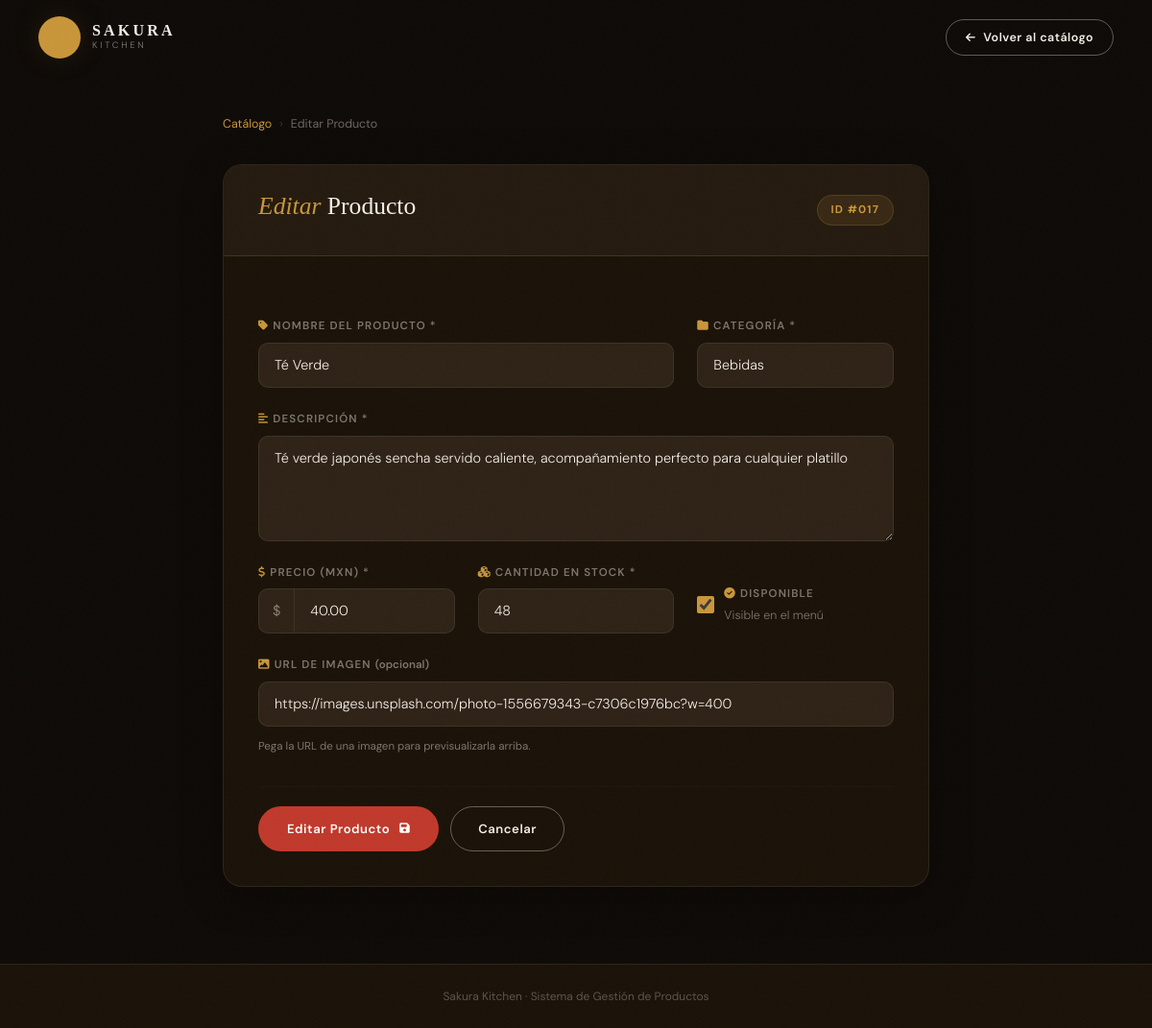
The app's page /producto/17/editar with its own data.
### tables this page shows
CREATE TABLE productos (
            id INTEGER PRIMARY KEY AUTOINCREMENT,
            nombre TEXT NOT NULL,
            descripcion TEXT NOT NULL,
            categoria TEXT NOT NULL,
            precio REAL NOT NULL,
            cantidad INTEGER NOT NULL,
            imagen_url TEXT,
            disponible INTEGER DEFAULT 1,
            fecha_creacion TIMESTAMP DEFAULT CURRENT_TIMESTAMP
        );

### app.py (the view, shortened to what this page needs)
@app.route('/producto/<int:id>/editar', methods=['GET', 'POST'])
def editar_producto(id):
    conn = get_db()
    producto = conn.execute('SELECT * FROM productos WHERE id = ?', (id,)).fetchone()
    if not producto:
        flash('Producto no encontrado.', 'danger')
        return redirect(url_for('index'))
    conn.close()
    return render_template('form_producto.html', producto=producto, accion='Editar')

### app.py (called while the page is built)
def get_db():
    conn = sqlite3.connect(DATABASE)
    conn.row_factory = sqlite3.Row
    return conn

### templates/form_producto.html (shortened to what this page needs)
<!DOCTYPE html>
<html lang="es">
<head>
    <link href="https://cdn.jsdelivr.net/npm/bootstrap@5.3.0/dist/css/bootstrap.min.css" rel="stylesheet">
    <link href="https://cdnjs.cloudflare.com/ajax/libs/font-awesome/6.4.0/css/all.min.css" rel="stylesheet">
    <link rel="stylesheet" href="{{ url_for('static', filename='css/style.css') }}">
</head>
<body>
<nav class="sk-nav scrolled" id="skNav">
    <div class="sk-nav-inner">
        <a href="{{ url_for('index') }}" class="sk-logo">
            <div class="logo-wrap" style="width:44px;height:44px;background:var(--gold);border-radius:50%;display:flex;align-items:center;justify-content:center;">
                <span class="sk-logo-kanji">桜</span>
            </div>
            <div class="sk-logo-text">
                <span class="sk-logo-main">SAKURA</span>
                <span class="sk-logo-sub">KITCHEN</span>
            </div>
        </a>
        <div class="sk-nav-actions">
            <a href="{{ url_for('index') }}" class="sk-btn-ghost" style="padding:9px 20px;font-size:0.78rem">
                <i class="fas fa-arrow-left me-2" style="font-size:0.7rem"></i>Volver al catálogo
            </a>
        </div>
    </div>
</nav>
<main class="sk-form-page">
    <div class="container">
        <div class="row justify-content-center">
            <div class="col-xl-8 col-lg-9">
                <div class="sk-breadcrumb-bar">
                    <a href="{{ url_for('index') }}">Catálogo</a>
                    <span>›</span>
                    <span style="color:var(--paper)">{{ accion }} Producto</span>
                </div>
                <div class="sk-form-card">
                    <div class="sk-form-card-header">
                        <h3>
                            <em>{{ accion }}</em> Producto
                        </h3>
                        {% if producto %}
                        <span class="sk-id-badge">ID #{{ '%03d' % producto['id'] }}</span>
                        {% endif %}
                    </div>
                    <div class="sk-form-card-body">
                        <form method="POST" id="productForm" novalidate>
                            <div class="row g-4">
                                <div class="col-md-8">
                                    <div class="sk-field">
                                        <label><i class="fas fa-tag me-1" style="color:var(--gold)"></i>Nombre del producto *</label>
                                        <input type="text" name="nombre"
                                               placeholder="Ej: Sushi Salmón Premium"
                                               value="{{ producto['nombre'] if producto else '' }}" required>
                                    </div>
                                </div>
                                <div class="col-md-4">
                                    <div class="sk-field">
                                        <label><i class="fas fa-folder me-1" style="color:var(--gold)"></i>Categoría *</label>
                                        <input type="text" name="categoria"
                                               list="cats"
                                               placeholder="Sushi, Ramen..."
                                               value="{{ producto['categoria'] if producto else '' }}" required>
                                    </div>
                                </div>
                                <div class="col-12">
                                    <div class="sk-field">
                                        <label><i class="fas fa-align-left me-1" style="color:var(--gold)"></i>Descripción *</label>
                                        <textarea name="descripcion" rows="3"
                                                  placeholder="Descripción detallada del platillo..." required>{{ producto['descripcion'] if producto else '' }}</textarea>
                                    </div>
                                </div>
                                <div class="col-md-4">
                                    <div class="sk-field">
                                        <label><i class="fas fa-dollar-sign me-1" style="color:var(--gold)"></i>Precio (MXN) *</label>
                                        <div style="display:flex">
                                            <span style="background:var(--ink-4);border:1px solid var(--border-2);border-right:none;border-radius:10px 0 0 10px;padding:12px 14px;color:var(--muted);font-size:0.9rem">$</span>
                                            <input type="number" name="precio"
                                                   style="border-radius:0 10px 10px 0"
                                                   step="0.01" min="0" placeholder="0.00"
                                                   value="{{ '%.2f' % producto['precio'] if producto else '' }}" required>
                                        </div>
                                    </div>
                                </div>
                                <div class="col-md-4">
                                    <div class="sk-field">
                                        <label><i class="fas fa-cubes me-1" style="color:var(--gold)"></i>Cantidad en stock *</label>
                                        <input type="number" name="cantidad"
                                               min="0" placeholder="0"
                                               value="{{ producto['cantidad'] if producto else '' }}" required>
                                    </div>
                                </div>
                                <div class="col-md-4 d-flex align-items-end">
                                    <label class="sk-toggle-wrap">
                                        <input type="checkbox" name="disponible"
                                               {% if not producto or producto['disponible'] %}checked{% endif %}>
                                        <span class="sk-field" style="gap:4px">
                                            <span style="font-size:0.72rem;font-weight:600;letter-spacing:0.1em;text-transform:uppercase;color:var(--muted)">
                                                <i class="fas fa-check-circle me-1" style="color:var(--gold)"></i>Disponible
                                            </span>
                                            <span style="font-size:0.78rem;color:var(--muted);font-weight:300">Visible en el menú</span>
                                        </span>
                                    </label>
                                </div>
                                <div class="col-12">
                                    <div class="sk-field">
                                        <label><i class="fas fa-image me-1" style="color:var(--gold)"></i>URL de imagen <span style="color:var(--muted);text-transform:none;letter-spacing:0">(opcional)</span></label>
                                        <input type="url" name="imagen_url" id="imgUrl"
                                               placeholder="https://ejemplo.com/imagen.jpg"
                                               value="{{ producto['imagen_url'] if producto and producto['imagen_url'] else '' }}">
                                        <span style="font-size:0.72rem;color:var(--muted);margin-top:4px">Pega la URL de una imagen para previsualizarla arriba.</span>
                                    </div>
                                </div>
                            </div>
                            <hr class="sk-form-divider" style="margin-top:32px">
                            <div class="sk-form-actions">
                                <button type="submit" class="sk-btn-primary">
                                    <span>{{ accion }} Producto</span>
                                    <i class="fas {% if accion == 'Agregar' %}fa-plus{% else %}fa-save{% endif %}"></i>
                                </button>
                                <a href="{{ url_for('index') }}" class="sk-btn-ghost">
                                    Cancelar
                                </a>
                            </div>
                        </form>
                    </div>
                </div>
            </div>
        </div>
    </div>
</main>
<footer style="background:var(--ink-2);border-top:1px solid var(--border-2);padding:24px 0;text-align:center">
    <p style="font-size:0.75rem;color:rgba(245,239,230,0.3);margin:0">
        Sakura Kitchen · Sistema de Gestión de Productos
    </p>
</footer>
</body>
</html>

### static/css/style.css (style rules this page uses)
:root { --ink: #0e0a07; --ink-2: #1a1208; --ink-3: #241a0f; --ink-4: #2e2216; --paper: #f5efe6; --sakura: #c0392b; --sakura-2: #e74c3c; --gold: #c9963a; --gold-2: #e8b44e; --gold-3: #f5d28a; --muted: rgba(245,239,230,0.45); --border: rgba(201,150,58,0.2); --border-2: rgba(245,239,230,0.08); --f-display: 'Cormorant Garamond', serif; --f-jp: 'Noto Serif JP', serif; --f-body: 'DM Sans', sans-serif; --r: 12px; --r-lg: 20px; --shadow: 0 8px 40px rgba(0,0,0,0.35); --shadow-g: 0 16px 60px rgba(192,57,43,0.2); --shadow-gold: 0 8px 32px rgba(201,150,58,0.3); }
*,*::before,*::after { box-sizing:border-box;margin:0;padding:0 }
html { scroll-behavior:smooth }
body { font-family:var(--f-body);background:var(--ink);color:var(--paper);overflow-x:hidden;cursor:none }
a { text-decoration:none;color:inherit }
.sk-nav { position:fixed;top:0;left:0;right:0;z-index:1000;padding:0 40px;transition:background .4s,border-bottom .3s;border-bottom:1px solid transparent }
.sk-nav-inner { display:flex;align-items:center;justify-content:space-between;height:78px;max-width:1280px;margin:0 auto }
.sk-logo { display:flex;align-items:center;gap:12px;color:var(--paper) }
.sk-logo-kanji { font-family:var(--f-jp);font-size:2rem;color:var(--gold);line-height:1;text-shadow:0 0 30px rgba(201,150,58,.5) }
.sk-logo-text { display:flex;flex-direction:column }
.sk-logo-main { font-family:var(--f-jp);font-size:1rem;font-weight:700;letter-spacing:.2em;line-height:1.1 }
.sk-logo-sub { font-size:.58rem;letter-spacing:.3em;color:var(--muted);text-transform:uppercase }
.sk-nav-actions { display:flex;align-items:center;gap:12px }
.sk-btn-primary { display:inline-flex;align-items:center;gap:10px;background:var(--sakura);color:#fff!important;font-size:.82rem;font-weight:600;letter-spacing:.04em;padding:14px 30px;border-radius:50px;border:none;cursor:pointer;transition:all .3s;position:relative;overflow:hidden }
.sk-btn-primary i { font-size:.75rem;transition:transform .3s }
.sk-btn-ghost { display:inline-flex;align-items:center;font-size:.82rem;font-weight:600;letter-spacing:.04em;padding:13px 28px;border-radius:50px;border:1.5px solid rgba(245,239,230,.35);color:var(--paper)!important;transition:all .3s;background:transparent }
.sk-field { display:flex;flex-direction:column;gap:8px }
.sk-field label { font-size:.72rem;font-weight:600;letter-spacing:.1em;text-transform:uppercase;color:var(--muted) }
.sk-field input,.sk-field select,.sk-field textarea { background:var(--ink-4);border:1px solid var(--border-2);border-radius:10px;color:var(--paper);padding:12px 16px;font-family:var(--f-body);font-size:.9rem;font-weight:300;outline:none;transition:border-color .2s,box-shadow .2s;width:100% }
.sk-field textarea { resize:vertical;min-height:110px }
.sk-form-page { padding:120px 0 80px }
.sk-form-card { background:var(--ink-2);border:1px solid var(--border-2);border-radius:var(--r-lg);overflow:hidden;box-shadow:var(--shadow) }
.sk-form-card-header { background:var(--ink-3);border-bottom:1px solid var(--border);padding:28px 36px;display:flex;align-items:center;justify-content:space-between }
.sk-form-card-header h3 { font-family:var(--f-display);font-size:1.6rem;font-weight:400;color:var(--paper) }
.sk-form-card-header h3 em { font-style:italic;color:var(--gold) }
.sk-form-card-body { padding:36px }
.sk-id-badge { font-size:.72rem;font-weight:700;letter-spacing:.1em;background:rgba(201,150,58,.12);border:1px solid var(--border);color:var(--gold);padding:6px 14px;border-radius:50px }
.sk-breadcrumb-bar { display:flex;align-items:center;gap:8px;font-size:.78rem;color:var(--muted);margin-bottom:32px }
.sk-breadcrumb-bar a { color:var(--gold) }
.sk-breadcrumb-bar span { opacity:.4 }
.sk-toggle-wrap { display:flex;align-items:center;gap:10px;padding:10px 0;cursor:pointer }
.sk-toggle-wrap input { accent-color:var(--gold);width:18px;height:18px;cursor:pointer }
.sk-form-divider { border:none;border-top:1px solid var(--border-2);margin:20px 0 }
.sk-form-actions { display:flex;gap:12px;flex-wrap:wrap }

### records on screen
productos: id "017", nombre "Té Verde", categoria "Bebidas", descripcion "Té verde japonés sencha servido caliente, acompañamiento perfecto para cualquier platillo", precio "40.00", cantidad "48", disponible "☑", imagen_url "https://images.unsplash.com/photo-1556679343-c7306c1976bc?w=400"

### other values on screen
{{ accion }} "Editar"
